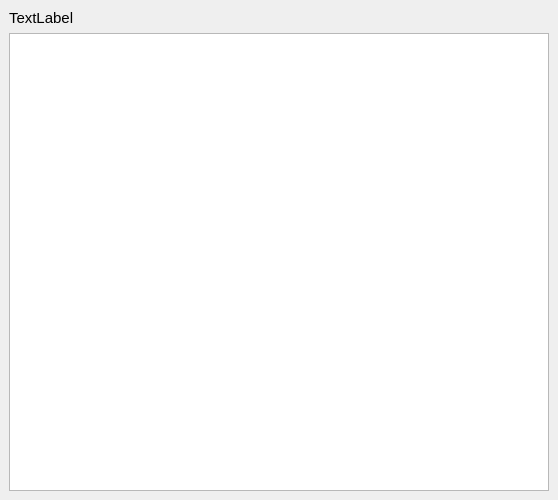
<?xml version="1.0" encoding="UTF-8"?>
<ui version="4.0">
 <class>TextDialog</class>
 <widget class="QMainWindow" name="TextDialog">
  <property name="geometry">
   <rect>
    <x>0</x>
    <y>0</y>
    <width>558</width>
    <height>500</height>
   </rect>
  </property>
  <property name="font">
   <font>
    <pointsize>11</pointsize>
   </font>
  </property>
  <property name="windowTitle">
   <string>Markscheme</string>
  </property>
  <widget class="QWidget" name="centralwidget">
   <layout class="QVBoxLayout" name="verticalLayout">
    <item>
     <widget class="QLabel" name="lMarkschemeNotice">
      <property name="sizePolicy">
       <sizepolicy hsizetype="Preferred" vsizetype="Fixed">
        <horstretch>0</horstretch>
        <verstretch>0</verstretch>
       </sizepolicy>
      </property>
      <property name="text">
       <string>TextLabel</string>
      </property>
     </widget>
    </item>
    <item>
     <widget class="QTextEdit" name="textEdit">
      <property name="undoRedoEnabled">
       <bool>false</bool>
      </property>
      <property name="readOnly">
       <bool>true</bool>
      </property>
     </widget>
    </item>
   </layout>
  </widget>
 </widget>
 <resources/>
 <connections/>
</ui>
